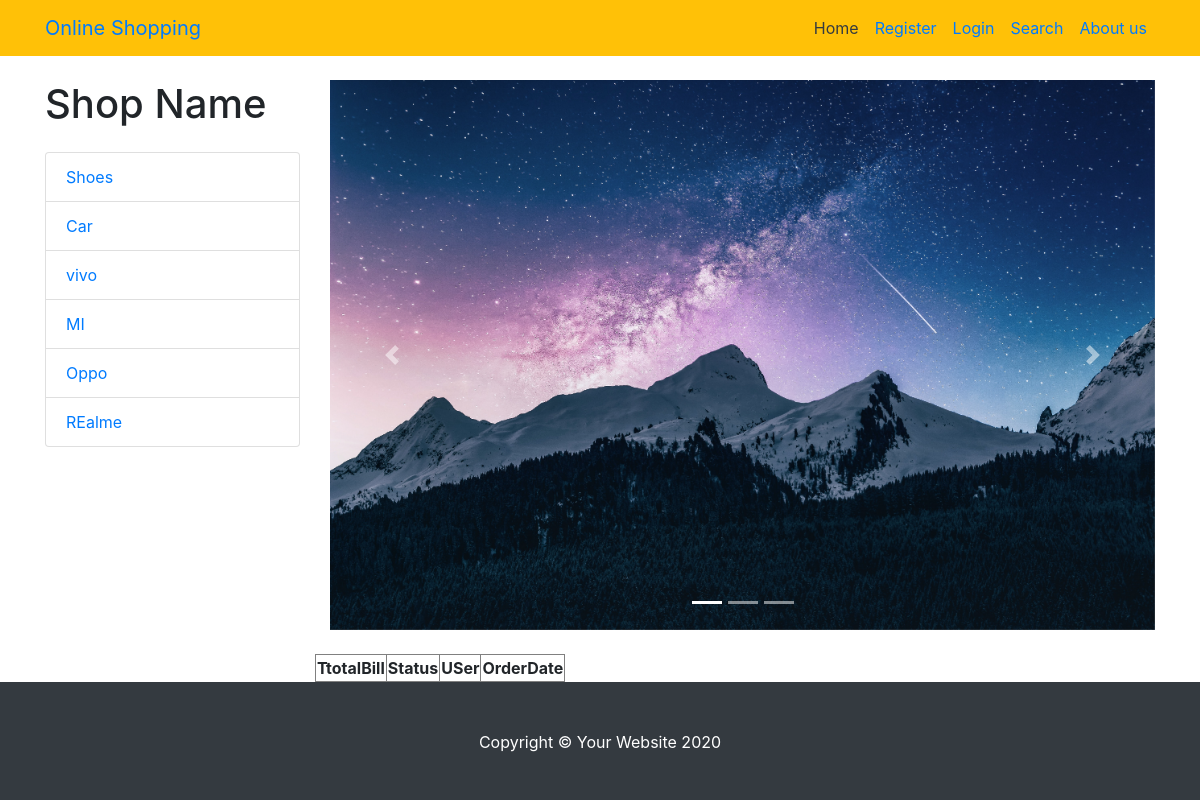
Page /orderlist on the committed database.
### shoppingApp/models.py (models this page shows, shortened)
class Category(models.Model):
    cname=models.CharField(max_length=50)

### shoppingApp/views.py (the view)
# urls.py: path('orderlist',v.orderlist,name='orderlist'),
def orderlist(request):
    uid=request.session.get('uid')
    orlist=PlaceOrder.objects.filter(user=uid)
    cl=Category.objects.all()
    d={'cl':cl,'orlist':orlist}
    return render(request,'myorder.html',d)

### shoppingApp/templates/myorder.html (shortened to what this page needs)
{%extends 'base.html'%} {%block content%}
<table border="1">
<tr>
    <th>TtotalBill</th>
    <th>Status</th>
    <th>USer</th>
    <th>OrderDate</th>
</tr>
</table>
{%endblock%}

### shoppingApp/templates/sidebar.html
<div class="col-lg-3">
    <h1 class="my-4">Shop Name</h1>
    <div class="list-group">
      {%for i in cl%}
      <a href="{%url 'shoppingApp:bycategory' i.id %}" class="list-group-item">{{i.cname}}</a>
      {%endfor%}
    </div>
  </div>

### shoppingApp/static/css/shop.css (style rules this page uses)
body { padding-top: 56px; }

### rows in the picture
Category: cname "Shoes"
Category: cname "Car"
Category: cname "vivo"
Category: cname "MI"
Category: cname "Oppo"
Category: cname "REalme"
